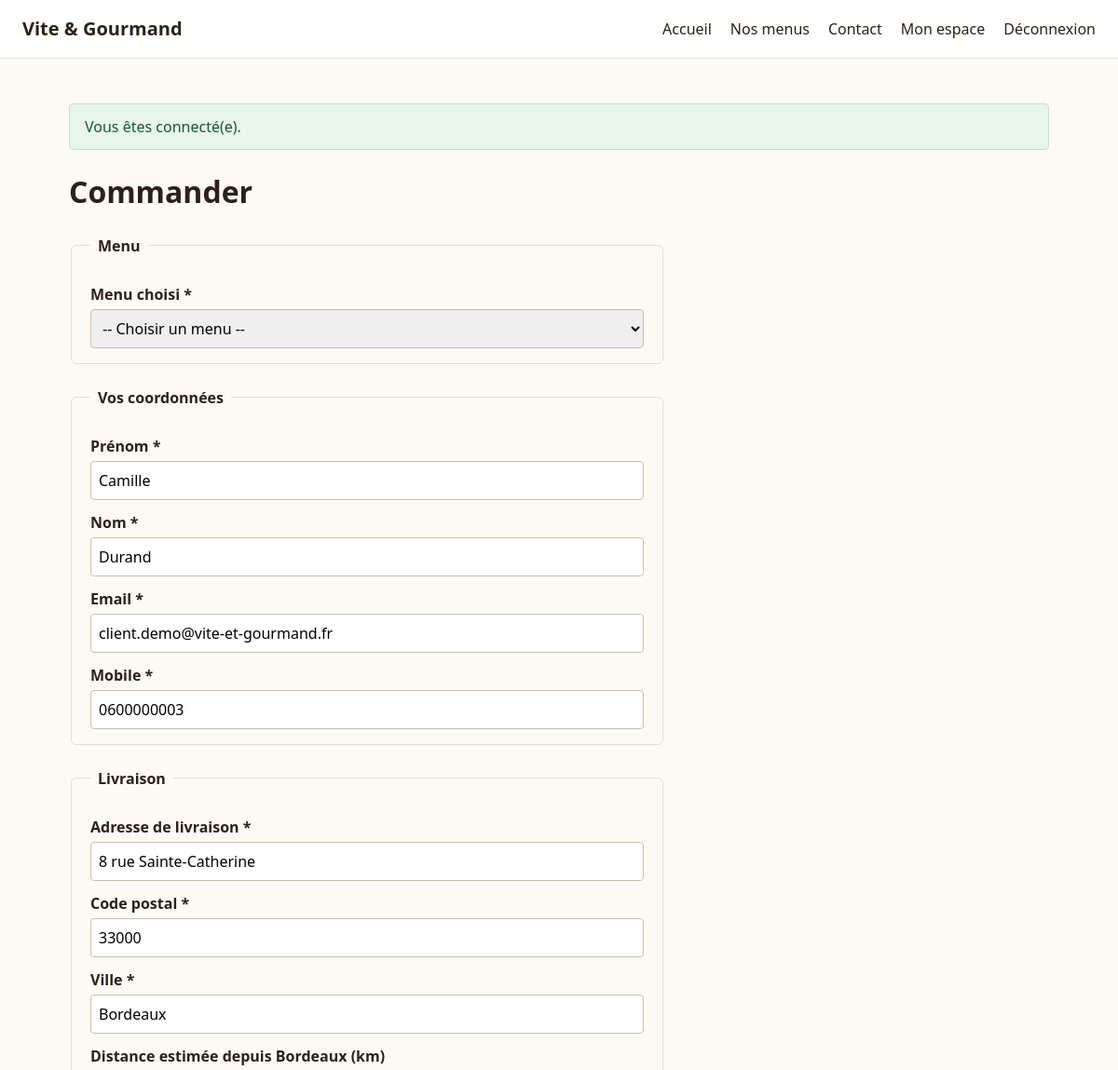
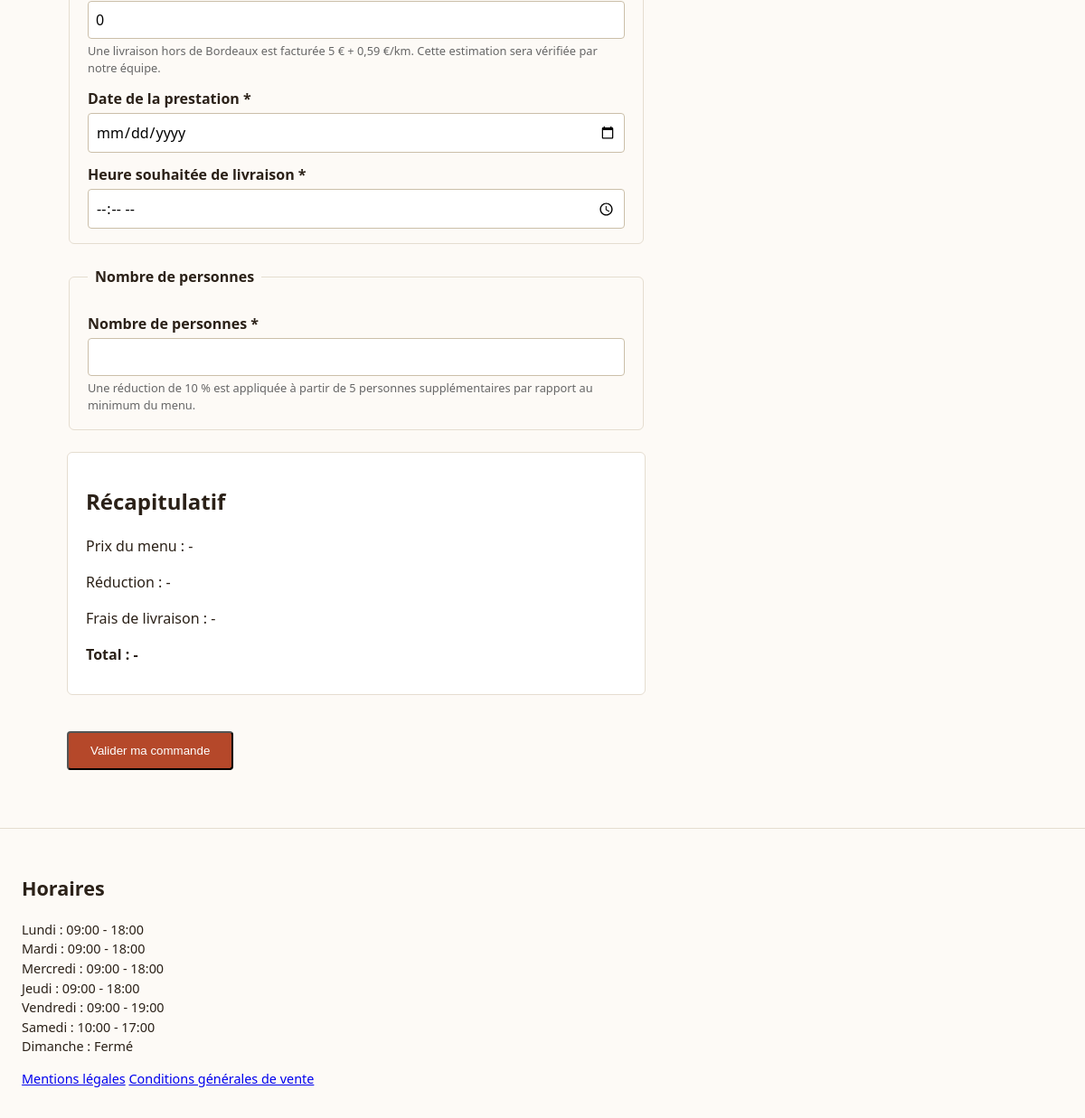
Page /commande.php (signed in) on the committed database (2 pictures, top to bottom).
### tables this page shows
CREATE TABLE utilisateur (
    utilisateur_id      INT UNSIGNED AUTO_INCREMENT PRIMARY KEY,
    email                VARCHAR(180) NOT NULL UNIQUE,    
    mot_de_passe         VARCHAR(255) NOT NULL,           
    nom                  VARCHAR(80)  NOT NULL,
    prenom               VARCHAR(80)  NOT NULL,
    telephone            VARCHAR(20)  NULL,
    adresse_postale      VARCHAR(180) NULL,
    ville                VARCHAR(100) NULL,
    code_postal          VARCHAR(10)  NULL,
    pays                 VARCHAR(80)  NULL DEFAULT 'France',
    role_id              TINYINT UNSIGNED NOT NULL,
    actif                TINYINT(1) NOT NULL DEFAULT 1,   
    token_reset          VARCHAR(64) NULL,                 
    token_reset_expire   DATETIME NULL,
    date_creation        DATETIME NOT NULL DEFAULT CURRENT_TIMESTAMP,
    date_modification    DATETIME NOT NULL DEFAULT CURRENT_TIMESTAMP ON UPDATE CURRENT_TIMESTAMP,
    CONSTRAINT fk_utilisateur_role FOREIGN KEY (role_id) REFERENCES role (role_id)
);

CREATE TABLE horaire (
    horaire_id       TINYINT UNSIGNED AUTO_INCREMENT PRIMARY KEY,
    jour             ENUM('lundi','mardi','mercredi','jeudi','vendredi','samedi','dimanche') NOT NULL UNIQUE,
    heure_ouverture  TIME NULL,
    heure_fermeture  TIME NULL,
    ferme            TINYINT(1) NOT NULL DEFAULT 0
);

### src/Config/Database.php (called while the page is built, shortened)
<?php
function getPDO(): PDO
{
    static $pdo = null;
    if ($pdo instanceof PDO) {
        return $pdo;
    }
    $host    = env('DB_HOST', '127.0.0.1');
    $port    = env('DB_PORT', '3306');
    $name    = env('DB_NAME', 'vite_et_gourmand');
    $user    = env('DB_USER', 'root');
    $pass    = env('DB_PASS', '');
    $charset = env('DB_CHARSET', 'utf8mb4');
    $dsn = "mysql:host={$host};port={$port};dbname={$name};charset={$charset}";
    $pdo = new PDO($dsn, $user, $pass, [
        PDO::ATTR_ERRMODE            => PDO::ERRMODE_EXCEPTION,
        PDO::ATTR_DEFAULT_FETCH_MODE => PDO::FETCH_ASSOC,
        PDO::ATTR_EMULATE_PREPARES   => false,
    ]);
    return $pdo;
}

### src/Models/UtilisateurModel.php (called while the page is built, shortened)
<?php
require_once __DIR__ . '/../Config/Database.php';
final class UtilisateurModel
{
    public static function findById(int $id): ?array
    {
        $stmt = getPDO()->prepare(
            'SELECT u.*, r.code AS role_code
             FROM utilisateur u
             JOIN role r ON r.role_id = u.role_id
             WHERE u.utilisateur_id = :id'
        );
        $stmt->execute(['id' => $id]);
        $row = $stmt->fetch();
        return $row === false ? null : $row;
    }
}

### src/Services/AuthService.php (called while the page is built, shortened)
<?php
require_once __DIR__ . '/../Models/UtilisateurModel.php';
final class AuthService
{
    public static function currentUser(): ?array
    {
        return UtilisateurModel::findById((int) $_SESSION['utilisateur_id']);
    }
    public static function requireLogin(): array
    {
        $user = self::currentUser();
        return $user;
    }
}

### src/Helpers/functions.php (called while the page is built, shortened)
<?php
function e(?string $value): string
{
    return htmlspecialchars($value ?? '', ENT_QUOTES, 'UTF-8');
}

### public/commande.php (the view, shortened to what this page needs)
<?php
require_once __DIR__ . '/../src/Services/AuthService.php';
$utilisateur = AuthService::requireLogin();
$menuIdChoisi = isset($_REQUEST['menu_id']) && ctype_digit((string) $_REQUEST['menu_id']) ? (int) $_REQUEST['menu_id'] : 0;
$valeurs = [
    'menu_id'               => $menuIdChoisi,
    'nom'                   => $utilisateur['nom'],
    'prenom'                => $utilisateur['prenom'],
    'email'                 => $utilisateur['email'],
    'telephone'             => $utilisateur['telephone'],
    'adresse_livraison'     => $utilisateur['adresse_postale'],
    'ville_livraison'       => $utilisateur['ville'],
    'code_postal_livraison' => $utilisateur['code_postal'],
    'date_prestation'       => '',
    'heure_livraison'       => '',
    'distance_km'           => '0',
    'nombre_personnes'      => '',
];
require __DIR__ . '/../src/Views/partials/header.php';
?>
    <h1>Commander</h1>
    <form method="post" class="formulaire-commande" novalidate>
        <fieldset>
            <legend>Menu</legend>
            <label for="menu_id">Menu choisi *</label>
            <select id="menu_id" name="menu_id" required>
                <option value="">-- Choisir un menu --</option>
            </select>
        </fieldset>
        <fieldset>
            <legend>Vos coordonnées</legend>
            <label for="prenom">Prénom *</label>
            <input type="text" id="prenom" name="prenom" value="<?= e($valeurs['prenom']) ?>" required>
            <label for="nom">Nom *</label>
            <input type="text" id="nom" name="nom" value="<?= e($valeurs['nom']) ?>" required>
            <label for="email">Email *</label>
            <input type="email" id="email" name="email" value="<?= e($valeurs['email']) ?>" required>
            <label for="telephone">Mobile *</label>
            <input type="tel" id="telephone" name="telephone" value="<?= e($valeurs['telephone']) ?>" required>
        </fieldset>
        <fieldset>
            <legend>Livraison</legend>
            <label for="adresse_livraison">Adresse de livraison *</label>
            <input type="text" id="adresse_livraison" name="adresse_livraison" value="<?= e($valeurs['adresse_livraison']) ?>" required>
            <label for="code_postal_livraison">Code postal *</label>
            <input type="text" id="code_postal_livraison" name="code_postal_livraison" value="<?= e($valeurs['code_postal_livraison']) ?>" required>
            <label for="ville_livraison">Ville *</label>
            <input type="text" id="ville_livraison" name="ville_livraison" value="<?= e($valeurs['ville_livraison']) ?>" required>
            <div id="champ-distance">
                <label for="distance_km">Distance estimée depuis Bordeaux (km)</label>
                <input type="number" id="distance_km" name="distance_km" min="0" step="0.1" value="<?= e($valeurs['distance_km']) ?>">
                <p class="aide">Une livraison hors de Bordeaux est facturée 5 € + 0,59 €/km. Cette estimation sera vérifiée par notre équipe.</p>
            </div>
            <label for="date_prestation">Date de la prestation *</label>
            <input type="date" id="date_prestation" name="date_prestation" value="<?= e($valeurs['date_prestation']) ?>" required>
            <label for="heure_livraison">Heure souhaitée de livraison *</label>
            <input type="time" id="heure_livraison" name="heure_livraison" value="<?= e($valeurs['heure_livraison']) ?>" required>
        </fieldset>
        <fieldset>
            <legend>Nombre de personnes</legend>
            <label for="nombre_personnes">Nombre de personnes *</label>
            <input type="number" id="nombre_personnes" name="nombre_personnes" min="1" value="<?= e($valeurs['nombre_personnes']) ?>" required>
            <p class="aide">Une réduction de 10 % est appliquée à partir de 5 personnes supplémentaires par rapport au minimum du menu.</p>
        </fieldset>
        <div id="recapitulatif-prix" class="recapitulatif-prix" aria-live="polite">
            <h2>Récapitulatif</h2>
            <p>Prix du menu : <span id="recap-prix-menu">-</span></p>
            <p>Réduction : <span id="recap-reduction">-</span></p>
            <p>Frais de livraison : <span id="recap-frais-livraison">-</span></p>
            <p><strong>Total : <span id="recap-prix-total">-</span></strong></p>
        </div>
        <button type="submit" class="btn-primary">Valider ma commande</button>
    </form>
<?php
require __DIR__ . '/../src/Views/partials/footer.php';

### src/Views/partials/footer.php
<?php
$horaires = getPDO()->query(
    "SELECT jour, heure_ouverture, heure_fermeture, ferme FROM horaire
     ORDER BY FIELD(jour, 'lundi','mardi','mercredi','jeudi','vendredi','samedi','dimanche')"
)->fetchAll();
?>
</main>
<footer>
    <section aria-label="Horaires d'ouverture">
        <h2>Horaires</h2>
        <ul>
            <?php foreach ($horaires as $h): ?>
                <li>
                    <?= htmlspecialchars(ucfirst($h['jour'])) ?> :
                    <?= $h['ferme']
                        ? 'Fermé'
                        : htmlspecialchars(substr($h['heure_ouverture'], 0, 5) . ' - ' . substr($h['heure_fermeture'], 0, 5)) ?>
                </li>
            <?php endforeach; ?>
        </ul>
    </section>
    <nav aria-label="Informations légales">
        <a href="/mentions-legales.php">Mentions légales</a>
        <a href="/cgv.php">Conditions générales de vente</a>
    </nav>
</footer>
</body>
</html>

### public/assets/css/style.css (style rules this page uses)
* { box-sizing: border-box; }
html { overflow-x: hidden; }
body { margin: 0; overflow-x: hidden; font-family: system-ui, -apple-system, "Segoe UI", Roboto, sans-serif; color: #2b2118; background: #fdfaf6; line-height: 1.5; }
.btn-primary { display: inline-block; margin-top: 1rem; padding: 0.75rem 1.5rem; background: #b5482a; color: #fff; text-decoration: none; border-radius: 4px; }
footer { border-top: 1px solid #e5ddd0; padding: 2rem 1.5rem; margin-top: 2rem; font-size: 0.9rem; }
footer ul { list-style: none; padding: 0; }
.formulaire-commande { max-width: 640px; }
.formulaire-commande fieldset { border: 1px solid #e5ddd0; border-radius: 6px; margin-bottom: 1.5rem; padding: 1rem 1.25rem; }
.formulaire-commande legend { font-weight: 700; padding: 0 0.5rem; }
.formulaire-commande label { display: block; font-weight: 600; margin-top: 0.75rem; }
.formulaire-commande input, .formulaire-commande select { width: 100%; padding: 0.5rem; border: 1px solid #cbbfa9; border-radius: 4px; font: inherit; margin-top: 0.25rem; }
.formulaire-commande .aide { margin: 0.25rem 0 0; font-size: 0.8rem; color: #666; }
.recapitulatif-prix { background: #fff; border: 1px solid #e5ddd0; border-radius: 6px; padding: 1rem 1.25rem; margin-bottom: 1.5rem; }

### rows in the picture
utilisateur: prenom "Camille", nom "Durand", email "client.demo@vite-et-gourmand.fr", telephone "0600000003", adresse_livraison "8 rue Sainte-Catherine", code_postal_livraison "33000", ville_livraison "Bordeaux"
horaire: jour "Lundi", heure_ouverture+heure_fermeture "09:00 - 18:00"
horaire: jour "Mardi", heure_ouverture+heure_fermeture "09:00 - 18:00"
horaire: jour "Mercredi", heure_ouverture+heure_fermeture "09:00 - 18:00"
horaire: jour "Jeudi", heure_ouverture+heure_fermeture "09:00 - 18:00"
horaire: jour "Vendredi", heure_ouverture+heure_fermeture "09:00 - 19:00"
horaire: jour "Samedi", heure_ouverture+heure_fermeture "10:00 - 17:00"
horaire: jour "Dimanche", ferme "Fermé"

### other values in the picture
$flash['message'] "Vous êtes connecté(e)."
